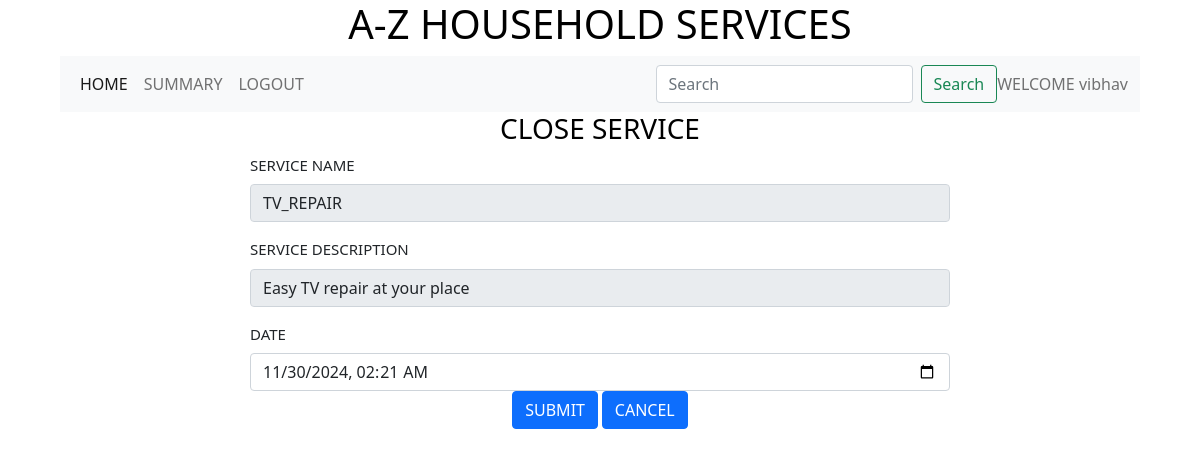
Screenshot of /edit_service_request/2/2 with the database file from the repository.
### backend/models.py (models this page shows)
class Customer(db.Model):
    __tablename__ ="customer"
    id = db.Column(db.Integer,primary_key=True)
    full_name = db.Column(db.String)
    address = db.Column(db.String)
    pincode = db.Column(db.Integer)
    service_requests = db.relationship("Service_request",cascade="all,delete",backref="customer",lazy = True)

class Service(db.Model):
    __tablename__ ="service"
    id = db.Column(db.Integer,primary_key=True)
    name = db.Column(db.String)
    description = db.Column(db.String)
    base_price = db.Column(db.Float)
    time_required = db.Column(db.Integer)
    service_requests = db.relationship("Service_request",cascade="all,delete",backref="service",lazy = True)
    professionals = db.relationship("Professional",cascade="all,delete",backref="service",lazy = True)

class Service_request(db.Model):
    __tablename__ ="service_request"
    id = db.Column(db.Integer,primary_key=True)
    status  = db.Column(db.String,default ="PENDING" )
    date = db.Column(db.DateTime)
    rating = db.Column(db.Integer)
    remark = db.Column(db.String)
    service_id = db.Column(db.Integer, db.ForeignKey("service.id"),nullable = False)
    customer_id = db.Column(db.Integer, db.ForeignKey("customer.id"),nullable = False)
    professtional_id = db.Column(db.Integer, db.ForeignKey("professional.id"))

### backend/controllers.py (the view)
@app.route("/edit_service_request/<id>/<service_request_id>",methods = ["GET","POST"])
def edit_service_request(id,service_request_id):
    service_request = Service_request.query.filter_by(id=service_request_id).first()
    service_id = service_request.service_id
    service =Service.query.filter_by(id=service_id).first()
    customer = get_customer(id)
    if request.method == "POST":
        service_request_date = request.form.get("service_request_date")
        service_request_udate = datetime.strptime(service_request_date,"%Y-%m-%dT%H:%M")
        service_request.date = service_request_udate
        db.session.commit()
        return redirect(url_for("customer_dashboard",id=id))
    return render_template("edit_service_request.html",id=id,service_request=service_request,service=service,customer=customer,service_request_id=service_request_id)

### backend/controllers.py (called while the page is built)
def get_customer(id):
    customer = Customer.query.filter_by(id=id).first()
    return customer

### templates/edit_service_request.html
{%extends "customer_layout.html"%}
{%block content%}
                <div class ="center"><h3>CLOSE SERVICE</h3></div>
                <form action ="/edit_service_request/{{id}}/{{service_request_id}}" method ="POST">
                    <div class = "input_form1">
                        <div class="mb-3">
                            <label for="name" class="form-label">SERVICE NAME</label>
                            <input type="text" class="form-control" name ="name" id="name" value="{{service.name}}" readonly>
                        </div>
                        <div class="mb-3">
                            <label for="description" class="form-label">SERVICE DESCRIPTION</label>
                            <input type="text" class="form-control" name ="description" id="description" value="{{service.description}}" readonly>
                        </div>
                        <div class="mb-3">
                            <label for="service_request_date" class="form-label">DATE</label>
                            <input type="datetime-local" class="form-control" name ="service_request_date" id="service_request_date" value ="{{service_request.date}}">
                        <div class="mb-3">
                            <div class ="center"><button type="submit" class="btn btn-primary">SUBMIT</button>
                            <a href="/customer/{{id}}" type="button" class="btn btn-primary">CANCEL</a></div>
                        </div>
                    </div>
                </form>
{%endblock%}

### templates/customer_layout.html (shortened to what this page needs)
<!DOCTYPE html>
<html>
    <head>
        <link rel ="stylesheet" href="/static/styles/main.css">
        <link href ="https://cdn.jsdelivr.net/npm/bootstrap@5.0.2/dist/css/bootstrap.min.css" rel="stylesheet">
    </head>
    <body>
        <div class = "my_container">
            <div class ="center"><h1>A-Z HOUSEHOLD SERVICES</h1></div>
            <div class ="my_panel">
                <nav class="navbar navbar-expand-lg navbar-light bg-light">
                    <div class="container-fluid">
                      <div class="collapse navbar-collapse" id="navbarText">
                        <ul class="navbar-nav me-auto mb-2 mb-lg-0">
                          <li class="nav-item">
                            <a class="nav-link active" aria-current="page" href="/customer/{{id}}">HOME</a>
                          </li>
                          <li class="nav-item">
                            <a class="nav-link" href="/customer_summary/{{id}}">SUMMARY</a>
                          </li>
                          <li class="nav-item">
                            <a class="nav-link" href="/login">LOGOUT</a>
                          </li>
                        </ul>
                        <form class="d-flex" method ="POST" action="/search_c/{{id}}">
                          <input class="form-control me-2" type="search" placeholder="Search" aria-label="Search" name ="search_txt" id ="search_txt">
                          <button class="btn btn-outline-success" type="submit">Search</button>
                        </form>
                        <span class="navbar-text">
                          WELCOME {{customer.full_name}}
                        </span>
                      </div>
                    </div>
                </nav>
                 {%block content%}
                 {%endblock%}
            </div>
        </div>
    </body>
</html>

### static/styles/main.css (style rules this page uses)
.my_panel { width: 90%; margin: auto; height: auto; }
.input_form1 { width: 700px; height: 300px; margin: auto; margin-top: auto; padding: 20 px; border-radius: 10px; font-size: 15px; text-align: justify; }
.center { text-align: center; margin: auto; color:black }

### rows the page displays
Customer: full_name "vibhav"
Service: name "TV_REPAIR", description "Easy TV repair at your place"
Service_request: service_request_date "11/30/2024 02:21"
